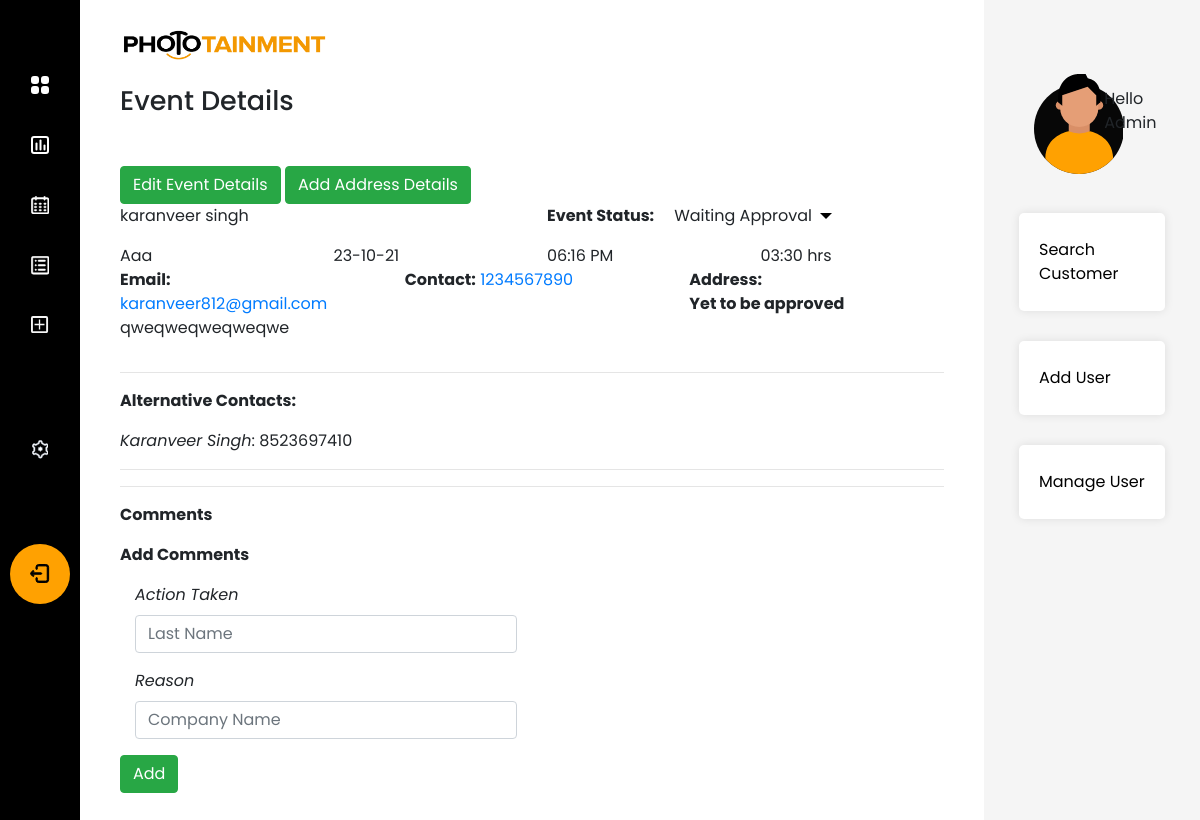
/phototainment/view_booking/4 (signed in), run on an earlier commit of the app's database.
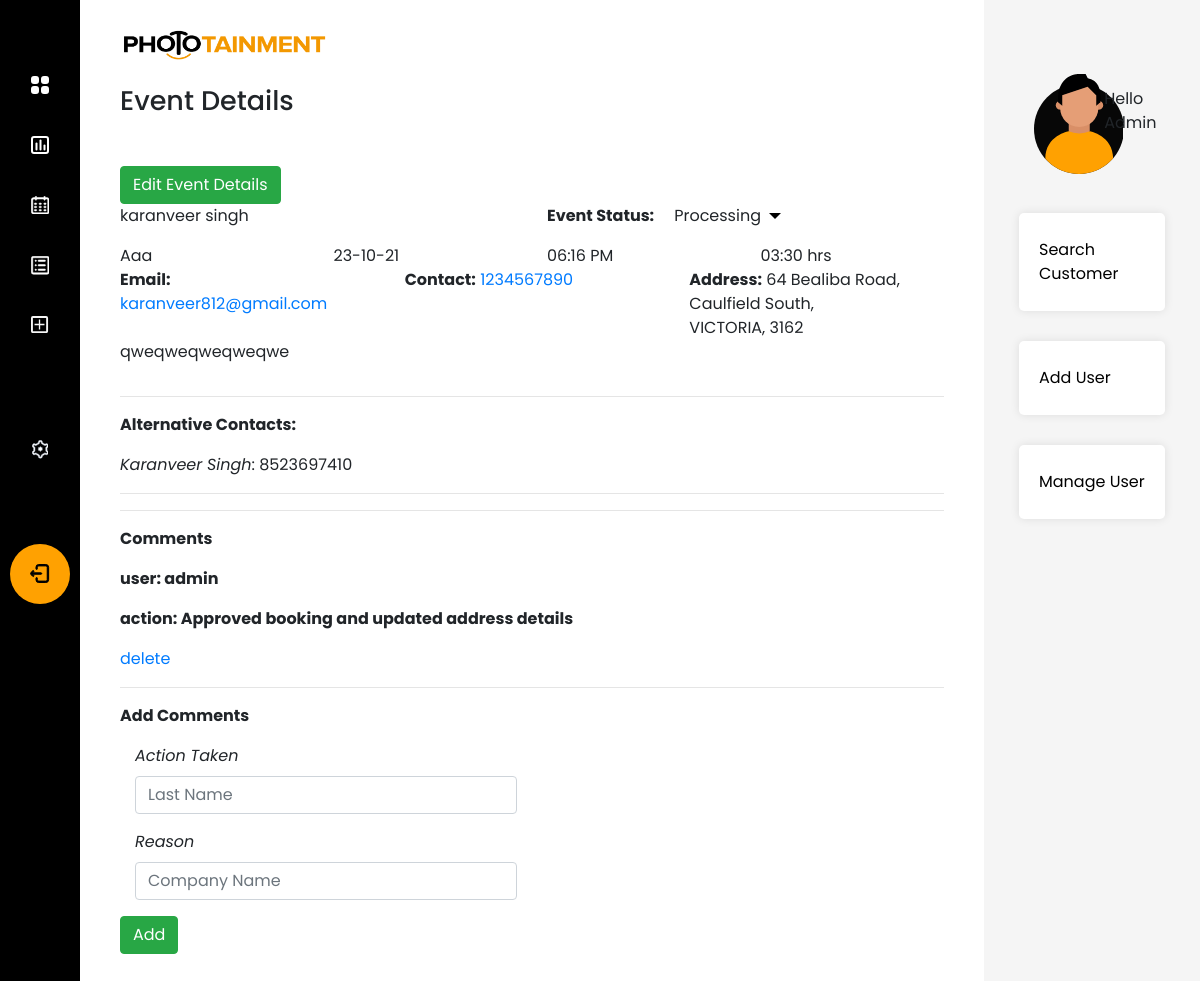
And on a later commit of the database.
### app/models.py (models this page shows)
class Client(db.Model):
    __tablename__ = "client"
    client_id = db.Column(db.Integer, primary_key=True)
    client_first_name = db.Column(db.String(50), nullable=False)
    client_last_name = db.Column(db.String(50), nullable=False)
    client_email = db.Column(db.String(50), nullable=False)
    company_name = db.Column(db.String(50), nullable=False)
    primary_contact = db.Column(db.String(10), nullable=False)
    events = relationship("Event", back_populates="client")

class EventStatus(db.Model):
    __tablename__ = "event_status"
    status_id = db.Column(db.Integer, primary_key=True)
    status = db.Column(db.String(50), unique=True, nullable=False)
    events = relationship("Event", back_populates="status")

class Event(db.Model):
    __tablename__ = "event_booking"
    booking_id = db.Column(db.Integer, primary_key=True)
    event_name = db.Column(db.String(50), nullable=True)
    lead_date = db.Column(db.DateTime, nullable=False)
    event_date = db.Column(db.DateTime, nullable=False)
    duration = db.Column(db.Time, nullable=False)
    start_time = db.Column(db.Time, nullable=False)
    additional_information = db.Column(db.String(200), nullable=True)
    contacts = relationship("BookingContacts", back_populates="booking")
    comment = relationship("Comment", back_populates="booking")
    venue_id = db.Column(db.Integer, db.ForeignKey("event_venue.venue_id"), nullable=True)
    venue = relationship("EventVenue", back_populates="booking")
    user_id = db.Column(db.Integer, db.ForeignKey("user.id"), nullable=False)
    user = relationship("User", back_populates="events")
    type_id = db.Column(db.Integer, db.ForeignKey("event_type.type_id"), nullable=False)
    type = relationship("EventType", back_populates="events")
    status_id = db.Column(db.Integer, db.ForeignKey("event_status.status_id"), nullable=False)
    status = relationship("EventStatus", back_populates="events")
    client_id = db.Column(db.Integer, db.ForeignKey("client.client_id"), nullable=False)
    client = relationship("Client", back_populates="events")

class ContactDetails(db.Model):
    __tablename__ = "phone_details"
    phone_id = db.Column(db.Integer, primary_key=True)
    contact_name = db.Column(db.String(50), nullable=False)
    mobile_number = db.Column(db.String(50), nullable=False)
    contacts = relationship("BookingContacts", back_populates="phone_numbers")

class User(UserMixin, db.Model):
    __tablename__ = "user"
    id = db.Column(db.Integer, primary_key=True)
    username = db.Column(db.String(50), unique=True, nullable=False)
    password = db.Column(db.String(100), nullable=False)
    job_description = db.Column(db.String(50), nullable=False)
    role_id = db.Column(db.Integer, db.ForeignKey("user_role.role_id"), nullable=False)
    role = relationship("Role", back_populates="user")
    comment = relationship("Comment", back_populates="user")
    events = relationship("Event", back_populates="user")

class EventVenue(db.Model):
    __tablename__ = "event_venue"
    venue_id = db.Column(db.Integer, primary_key=True)
    street_address = db.Column(db.String(50), nullable=False)
    suburb = db.Column(db.String(50), nullable=False)
    state = db.Column(db.String(3), nullable=False)
    post_code = db.Column(db.Integer, nullable=False)
    booking = relationship("Event", back_populates="venue")

class Comment(db.Model):
    comment_id = db.Column(db.Integer, primary_key=True)
    comment_action = db.Column(db.String(50), nullable=True)
    comment_reason = db.Column(db.String(50), nullable=True)
    booking_id = db.Column(db.Integer, db.ForeignKey("event_booking.booking_id"), nullable=False)
    booking = relationship("Event", back_populates="comment")
    user_id = db.Column(db.Integer, db.ForeignKey("user.id"), nullable=False)
    user = relationship("User", back_populates="comment")

### app/phototainment/views.py (the view)
@custom_bp.route('/view_booking/<booking_id>', methods=["GET", "POST"])
@login_required
@employee
def view_booking(booking_id):
    event = db.session.query(Event).filter_by(booking_id=booking_id).first()
    alt_contacts = db.session.query(BookingContacts).filter_by(booking_id=booking_id).all()
    contacts = {contact.phone_numbers.contact_name: contact.phone_numbers.mobile_number for contact in alt_contacts}
    status_form = ChangeStatus()
    comment_form = CommentForm()
    venue = ""
    if event.venue:
        venue = event.venue
    print(list(event.comment))
    return render_template('event-view.html',
                           event=event,
                           contacts=contacts,
                           event_venue=venue,
                           status_form=status_form,
                           comment_form=comment_form,
                           comments=event.comment)

### app/forms.py
class ChangeStatus(FlaskForm):
    status_processing = SubmitField("Waiting Approval")
    status_approved = SubmitField("Processing")
    status_in_process = SubmitField("On Going")
    status_Completed = SubmitField("Completed")
    status_canceled = SubmitField("Canceled")

class CommentForm(FlaskForm):
    comment_action = StringField("Action", validators=[validators.DataRequired("Please Enter")])
    comment_reason = StringField("Reason", validators=[validators.DataRequired("Please Enter")])
    add_comment = SubmitField("Add")

### app/models.py (called while the page is built)
@login_manager.user_loader
def load_user(user_id):
    return User.query.get(int(user_id))

### app/privilege.py (called while the page is built)
def employee(f):
    @wraps(f)
    def decorator_function(*args, **kwargs):
        if current_user.role_id == 2 or current_user.role_id == 1:
            return f(*args, **kwargs)
        else:
            return abort(403)
    return decorator_function

### app/phototainment/templates/event-view.html (shortened to what this page needs)
{% extends 'base.html' %}
{% import "bootstrap/wtf.html" as wtf %}
{% block page_head %}Event Details{% endblock %}
{% block navbar %}{% include 'sidebar.html' %}{% endblock %}
{% block content %}
<a href="#" class="btn btn-success">Edit Event Details</a>
{% if event.status.status_id == 1 and event.venue == None %}
<a href="{{ url_for('phototainment.add_address', booking_id=event.booking_id) }}" class="btn btn-success">Add Address
    Details</a>
{% endif %}
<div class="row">
    <div class="col-6"><p>{{event.client.client_first_name}} {{event.client.client_last_name}}</p></div>
    <div class="col-6">
        <b class="float-left">Event Status:</b>
        <form action="{{ url_for('phototainment.status_comment', booking_id = event.booking_id) }}" method="POST"
              role="search" class="status-form">
            <div class="float-left">
                <div class="dropdown">
                    <span>{{ event.status.status }}</span>
                </div>
            </div>
        </form>
    </div>
</div>
<div class="row">
    <div class="col-3">{{event.event_name.title()}}</div>
    <div class="col-3">{{event.event_date.strftime("<span>%d-%m-%y</span>")|safe}}</div>
    <div class="col-3">{{event.start_time.strftime("%I:%M %p")|safe}}</div>
    <div class="col-3">{{event.duration.strftime("%I:%M")|safe}} hrs</div>
</div>
<div class="row">
    <div class="col-4"><b>Email:</b> <a href="mailto:{{event.client.client_email}}">{{event.client.client_email}}</a></div>
    <div class="col-4"><b>Contact:</b> <a href="tel:{{event.client.primary_contact}}">{{event.client.primary_contact}}</a></div>
    <div class="col-4"><b>Address:</b>
        {% if event_venue: %}
        {{event_venue.street_address}},
        <p class="m-0">{{event_venue.suburb.title()}},</p>
        <p class="m-0">{{event_venue.state.upper()}}, {{event_venue.post_code}}</p>
        {% else %}
        <p class="m-0"><b>Yet to be approved</b></p>
        {% endif %}
    </div>
</div>
<div class="row">
    <div class="col-12 additional-information">{{event.additional_information | safe}}</div>
</div>
<hr>
<p><b>Alternative Contacts:</b></p>
{% if contacts: %}
{% for contact in contacts %}
<p><em>{{contact}}</em>: {{contacts[contact]}}</p>
{% endfor %}
{% else %}
<p><b>Secondary contacts not provided</b></p>
{% endif %}
<hr>
<hr>
<p><b>Comments</b></p>
{% for comment in comments %}
<p><b>user: {{ comment.user.username }}</b></p>
<p><b>action: {{ comment.comment_action }}</b></p>
{% if current_user.role.role_id == 1 %}
<p><a href="{{ url_for('phototainment.delete_comment', comment_id=comment.comment_id) }}">delete</a></p>
{% endif %}
<hr>
{% endfor %}
<p><b>Add Comments</b></p>
<form action="{{ url_for('phototainment.add_comment', booking_id = event.booking_id) }}" method="POST" role="form"
      class="comment-form">
    <div class="form-group required col-6 form-cell">
        <label class="control-label" for="comment_action"><em>Action Taken</em></label>
        {{
        comment_form.comment_action(class="form-control",id="comment_action",required="required",type="text",value="",
        placeholder="Last Name") }}
    </div>
    <div class="form-group required col-6 form-cell">
        <label class="control-label" for="company_name"><em>Reason</em></label>
        {{ comment_form.comment_reason(class="form-control",id="comment_reason",type="text",value="",
        placeholder="Company Name") }}
    </div>
    {{ comment_form.add_comment(class="btn btn-success") }}
</form>
{% endblock %}
{% block side_bar %}{% include 'right-bar.html' %}{% endblock %}

### app/templates/base.html (shortened to what this page needs)
<!DOCTYPE html>
<html lang="en">
<head>
    <link rel="stylesheet" href="{{ url_for('static', filename='css/all.min.css') }}">
    <link rel="stylesheet" href="{{ url_for('static', filename='css/bootstrap.min.css') }}">
    <link rel="stylesheet" href="{{ url_for('static', filename='css/style.css') }}">
</head>
<body>
<div class="wrapper">
    {% block navbar %}{% endblock %}
    <div id="content">
        <header class="pb-5">
            <div class="col-3 p-0"><img class="w-100 p-0" src="{{ url_for('static', filename='img/logo.png') }}"
                                        alt="logo"/></div>
            <div class="page-head col-12 p-0"><h3>{% block page_head %}{% endblock %}</h3></div>
        </header>
        {% block content %}{% endblock %}
    </div>
    {% block side_bar %}{% endblock %}
</body>
</html>

### app/templates/sidebar.html (shortened to what this page needs)
<nav id="sidebar" class="active">
    <ul class="list-unstyled components">
        <li>
            <a href="{{ url_for('phototainment.home') }}">
            </a>
        </li>
        <li>
            <a href="{{ url_for('phototainment.charts') }}">
            </a>
        </li>
        <li>
            <a href="{{ url_for('phototainment.upcoming_events') }}">
            </a>
        </li>
        <li>
            <a href="{{ url_for('phototainment.search_event') }}">
            </a>
        </li>
        <li>
            <a href="{{ url_for('phototainment.add_event') }}">
            </a>
        </li>
        <li class="icon-settings">
            <a href="{{ url_for('phototainment.change_password') }}">
            </a>
        </li>
        <li>
            <a href="{{ url_for('phototainment.logout') }}" class="article">
            </a>
        </li>
    </ul>
</nav>

### app/templates/right-bar.html
<div class="right-bar col-xl-2 col-lg-3 col-md-3">
    <div class="row py-4 greeting-outer">
        <div class="col-lg-7 greeting-img">
            <img src="{{ url_for('static', filename='img/user.png') }}" alt="user"/>
        </div>
        <div class="col-lg-5 text-left greeting-txt">
            <p class="m-0">Hello</p>
            <p class="m-0">{{ current_user.username.title() }}</p>
        </div>
    </div>
    <div class="row">
        <div class="bar-quick-links col-12 p-0">
            <ul>
                <li><a href="#">Search Customer</a></li>
                {% if current_user.role.role_id == 1 %}
                <li><a href="{{ url_for('phototainment.register') }}">Add User</a></li>
                <li><a href="{{ url_for('phototainment.manage_user') }}">Manage User</a></li>
                {% endif %}
            </ul>
        </div>
    </div>
</div>

### app/static/css/style.css (style rules this page uses)
body { font-family: 'Poppins', sans-serif; background: #343434; }
.page-head h3 { padding:0; margin:25px 0 0 0; font-size: 27px; }
.wrapper { display: flex; align-items: stretch; }
#sidebar { min-width: 250px; max-width: 250px; background: #000000;; color: #fff; transition: all 0.3s; }
#sidebar.active { min-width: 80px; max-width: 80px; text-align: center; }
#sidebar ul li a { text-align: left; color: #fff; }
#sidebar.active ul li a { padding: 20px 10px; text-align: center; font-size: 0.85em; width: 60px; height: 60px; margin: auto; border-radius: 60px; }
.icon-settings { margin: 8vh 0; }
#sidebar ul.components { padding: 7vh 0; }
#sidebar ul li a { padding: 10px; font-size: 15px !important; display: block; position: relative; transition: all 1s ease; }
a.article, a.article:hover { background: #FFA101 !important; color: #fff !important; }
.right-bar { background: #F5F5F5; padding:50px; min-width: 18%; }
.greeting-txt { padding: 9% 0; }
.bar-quick-links ul { margin: 0; padding: 0; width: 100%; float: left; list-style: none; }
.bar-quick-links ul li { margin: 15px 0; width: 100%; float: left; }
.bar-quick-links ul li a { padding: 25px 20px; background: #fff; width: 100%; box-shadow: 0 0 10px rgba(0, 0, 0, 0.1); float: left; color: #000; border-radius: 5px; }
#content { padding: 30px 40px; background: #fff; min-height: 100vh; width: 100% !important; transition: all 0.3s; }
.dropdown { position: relative; display: inline-block; padding: 0 20px; }
.dropdown::after { content: ""; width: 0; height: 0; position: absolute; right: 0; top: 50%; margin-top: -3px; border-width: 6px 6px 0 6px; border-style: solid; border-color: #000 transparent; }

What changed in the data, as far as the page shows it:
no longer on this page (row unchanged): EventStatus: status.status "Waiting Approval"
now on this page (row unchanged): EventStatus: status.status "Processing"
added EventVenue: street_address "64 Bealiba Road", suburb "Caulfield South", state "VICTORIA", post_code "3162"
added Comment: user.username "admin", comment_action "Approved booking and updated address details"
Also different on the page:
text no longer shown: "Add Address Details Yet to be approved"
